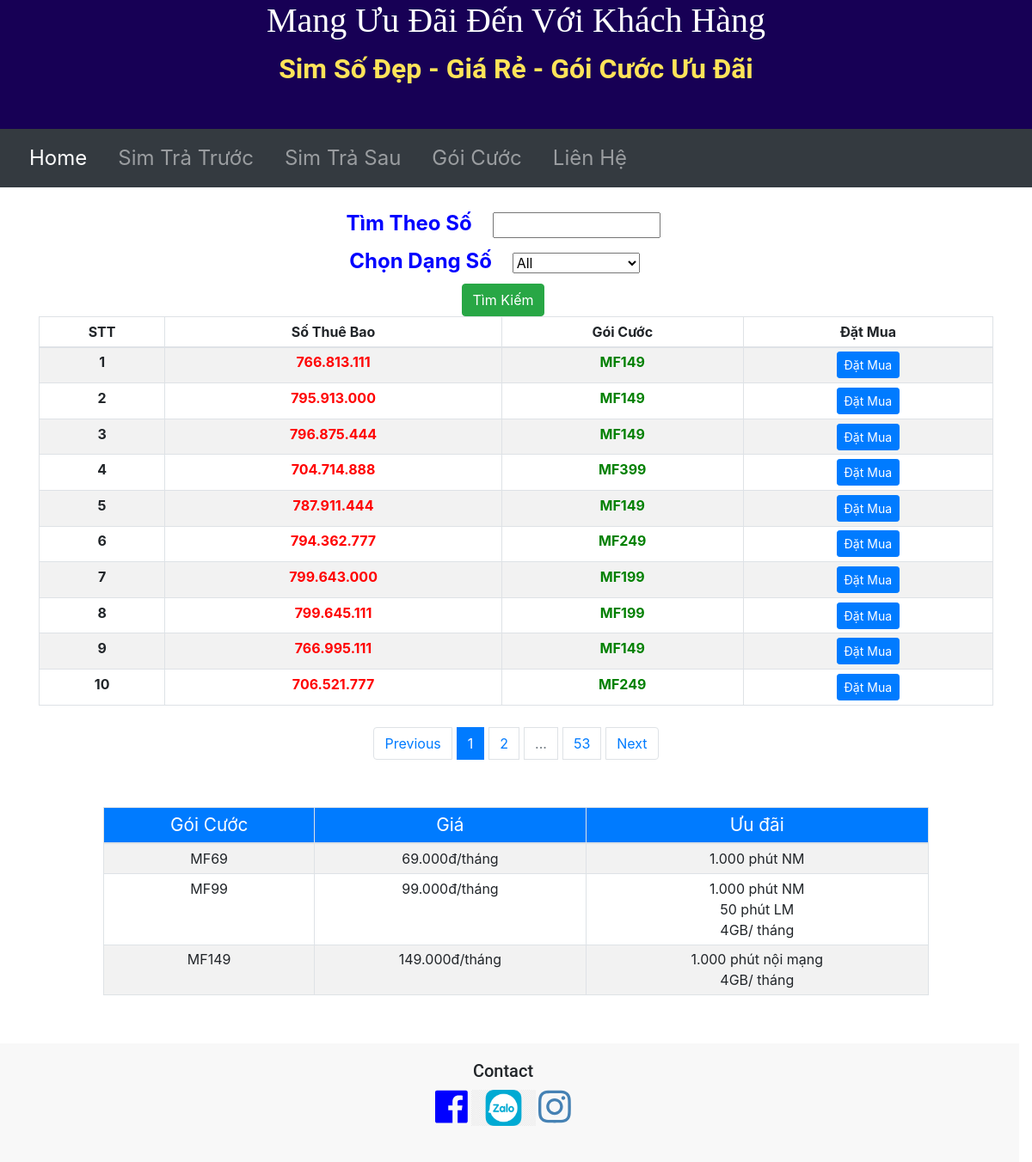
Screenshot of /trasau with the database file from the repository.
### main.py (models this page shows)
class SimSoTraSau(db.Model):
    id = db.Column(db.Integer, primary_key=True)
    sothuebao = db.Column(db.String(250), nullable=False)
    sodinhdang = db.Column(db.String(250), nullable=False)
    goicuoc = db.Column(db.String(250), nullable=False)
    dangso = db.Column(db.String(250), nullable=False)

### main.py (the view, shortened to what this page needs)
@app.route("/trasau", methods=['GET', 'POST'], defaults={"page": 1})
@app.route('/tracuusotrasau/<int:page>',methods=["GET","POST"])
def trasau(page):
    page = page
    pages = 10
    all_sim = SimSoTraSau.query.paginate(page,pages,error_out=False)
    dangso = request.args.get('dangso')
    socantim = request.args.get('socantim')
    if dangso != "" and dangso !=None and dangso != "All":
        all_sim = SimSoTraSau.query.filter_by(dangso=dangso).paginate(page, pages, error_out=False)
        return render_template('trasau.html', all_sim_ts=all_sim, dangso=dangso)
    elif socantim != "" and socantim != None:
        search = "%{}%".format(socantim)
        all_sim = SimSoTraSau.query.filter(SimSoTraSau.sothuebao.like(search)).paginate(page, pages, error_out=False)
        return render_template('trasau.html', all_sim_ts=all_sim, socantim=socantim)
    return render_template('trasau.html', all_sim_ts = all_sim, dangso="All")

### templates/trasau.html (shortened to what this page needs)
{% include "header.html" %}
<!DOCTYPE html>
<html lang="en" dir="ltr">
<head>
  <link href="{{ url_for('static', filename='css/styles.css')}}" rel="stylesheet">
  <link rel="stylesheet" href="https://cdn.jsdelivr.net/npm/bootstrap@4.6.0/dist/css/bootstrap.min.css">
</head>
<div class="container ">
  <form class="timso" action="{{ url_for('trasau') }}" method="post">
    <div class="row dongchonso">
      <div class="col-lg-12 col-md-12">
          <label for=""class="chonsim">Tìm Theo Số</label>
          <input type="text" size="14" name="socantim" value="{{socantim}}" class="btn-timso">
      </div>
    <div class="col-lg-12 col-md-12">
    <label for="cars" class="chonsim">Chọn Dạng Số</label>
    <select name="cars" id="cars">
      <option value="{{dangso}}">{{ dangso }}</option>
    </select>
    </div>
      <div class="col-lg-12 col-md-12">
      <button type="submit" class="btn btn-success">Tìm Kiếm</button><br>
  </div>
      </div>
  </form>
  <div class="bang-tt">
    <table class="table table-sm table-bordered table-striped">
      <thead>
        <tr>
          <th scope="col-3">STT</th>
          <th scope="col-3">Số Thuê Bao</th>
          <th scope="col-3">Gói Cước</th>
          <th scope="col-3">Đặt Mua</th>
        </tr>
      </thead>
      <tbody>
        {% for sim in all_sim_ts.items %}
        <tr>
          <th scope="row">{{loop.index}}</th>
          <td class="stb">{{ sim.sodinhdang }}</td>
          <td class="price">{{ sim.goicuoc }}</td>
          <td><a href=""><button type="submit" class="btn btn-primary btn-sm">Đặt Mua </button></a></td>
        </tr>
      {% endfor %}
      </tbody>
    </table>
    <nav aria-label="Page-navigation example">
  <ul class="pagination justify-content-center">
    {% if all_sim_ts.has_prev %}
      <li class="page-item"><a class="page-link" href="{{ url_for('trasau', page=all_sim_ts.prev_num, dangso=dangso, socantim=socantim) }}">Previous</a></li>
    {% else %}
      <li class="page-item"><a class="page-link" href="">Previous</a></li>
    {% endif %}
    {% for page in all_sim_ts.iter_pages(left_edge=2, right_edge=1,left_current=1, right_current=1) %}
     {% if page %}
        {% if page==all_sim_ts.page %}
          <li class="page-item active" ><a class="page-link" href="{{ url_for('trasau', page=page, dangso=dangso, socantim=socantim) }}" >{{ page }}</a></li>
        {% else %}
          <li class="page-item" ><a class="page-link" href="{{ url_for('trasau', page=page, dangso=dangso, socantim=socantim) }}" >{{ page }}</a></li>
        {% endif %}
      {% else %}
          <li class="page-item disabled" ><a class="page-link" href="" >...</a></li>
    {% endif %}
     {% endfor %}
    {% if all_sim_ts.has_next %}
      <li class="page-item"><a class="page-link" href="{{ url_for('trasau', page=all_sim_ts.next_num, dangso=dangso, socantim=socantim) }}">Next</a></li>
    {% else %}
      <li class="page-item"><a class="page-link" href="">Next</a></li>
    {% endif %}
  </ul>
</nav>
  </div>
</div>
<div class=" banggoicuoc">
  <table class="table table-sm table-bordered table-striped">
<thead>
  <tr class="bg-primary title-goicuoc">
    <td>Gói Cước</td>
    <td>Giá</td>
    <td>Ưu đãi</td>
  </tr>
</thead>
<tbody>
 <tr>
   <td>MF69</td>
   <td>69.000đ/tháng</td>
   <td>1.000 phút NM</td>
   </tr>
   <tr>
     <td>MF99</td>
     <td>99.000đ/tháng</td>
     <td>1.000 phút NM<br>50 phút LM<br>4GB/ tháng</td>
     </tr>
     <tr>
       <td>MF149</td>
       <td>149.000đ/tháng</td>
       <td>1.000 phút nội mạng <br>4GB/ tháng</td>
       </tr>
 </tbody>
</table>
</div>
  <div id="footer">
{% include "footer.html" %}
</html>

### static/css/styles.css (style rules this page uses)
body { font-size: 16px; font-family: 'Merriweather', serif; position: relative; padding-left: 0px; }
.page-item { margin: 5px 3px 5px 3px; }
.bang-tt { width: 45%; margin: auto; margin-top: 1%; }
.row { margin: auto; width: 100% ; }
.stb { color: red; font-weight: bold; }
.price { color: green; font-weight:bolder; }
.timso { color: blue; font-weight: bolder; font-size: 1rem; text-align: center; }
.chonsim { padding-right: 20px; font-size: 1.5rem; }
#cars { margin-right: 20px; padding-right: 40px; }
.pagination { margin-top: 20px; }
.container { position: relative; text-align: center; margin-top: 2%; }
.banggoicuoc { position:fixed; width:30%; top: 52%; height: auto; left:0px; text-align: center; margin-left: 2%; padding-right: 3%; }
.title-goicuoc { color: white; font-size: 1rem; }
@media screen and (max-width: 1200px) { .banggoicuoc { position: relative; width:80%; top:5%; bottom: 5%; text-align: center; margin: 50px auto 20px auto; padding-right: 0; } }
@media screen and (max-width: 1200px) { .title-goicuoc { font-size: 1.3rem; } }
@media screen and (max-width: 1200px) { .bang-tt { font-size: 1rem; width: 100%; margin:auto; } }
.dongchonso { text-align: center; }

### rows the page displays
SimSoTraSau: sodinhdang "766.813.111", goicuoc "MF149"
SimSoTraSau: sodinhdang "795.913.000", goicuoc "MF149"
SimSoTraSau: sodinhdang "796.875.444", goicuoc "MF149"
SimSoTraSau: sodinhdang "704.714.888", goicuoc "MF399"
SimSoTraSau: sodinhdang "787.911.444", goicuoc "MF149"
SimSoTraSau: sodinhdang "794.362.777", goicuoc "MF249"
SimSoTraSau: sodinhdang "799.643.000", goicuoc "MF199"
SimSoTraSau: sodinhdang "799.645.111", goicuoc "MF199"
SimSoTraSau: sodinhdang "766.995.111", goicuoc "MF149"
SimSoTraSau: sodinhdang "706.521.777", goicuoc "MF249"

### other values shown
{{ page }} "1"
{{ page }} "2" "53"
form field cars "All"
